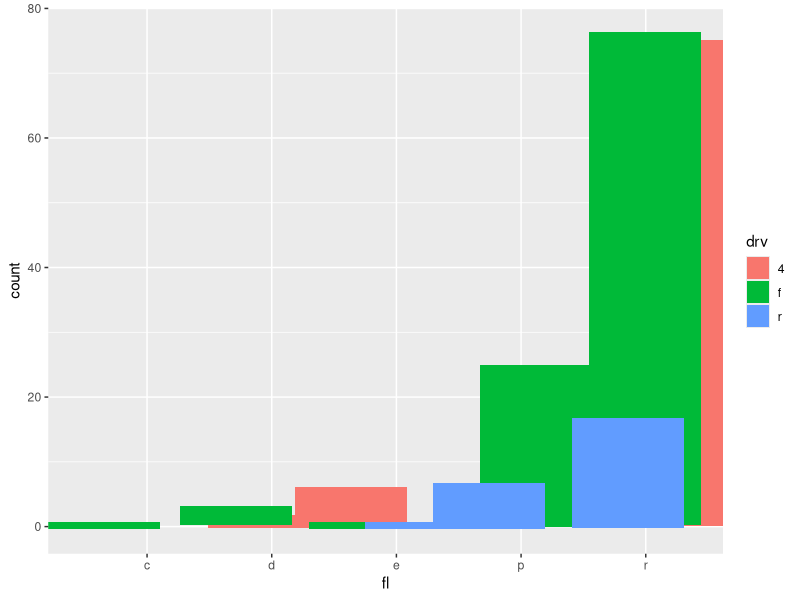
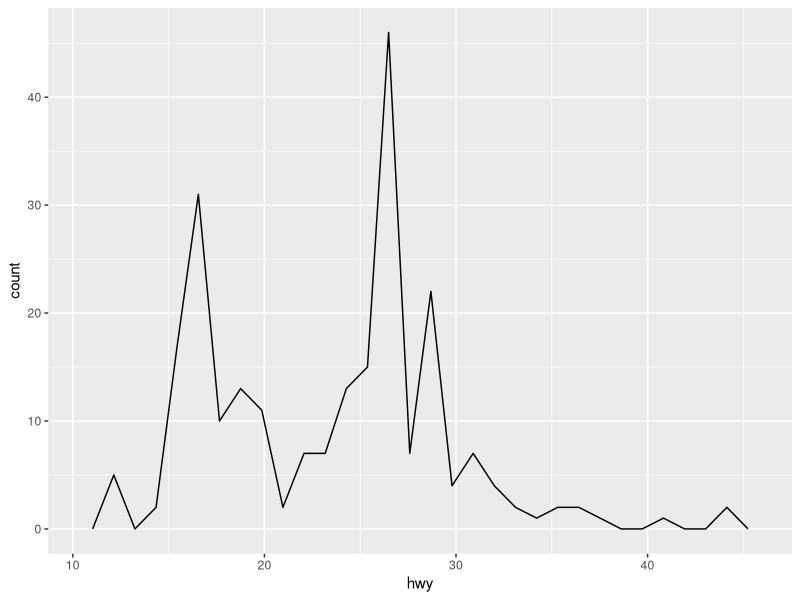
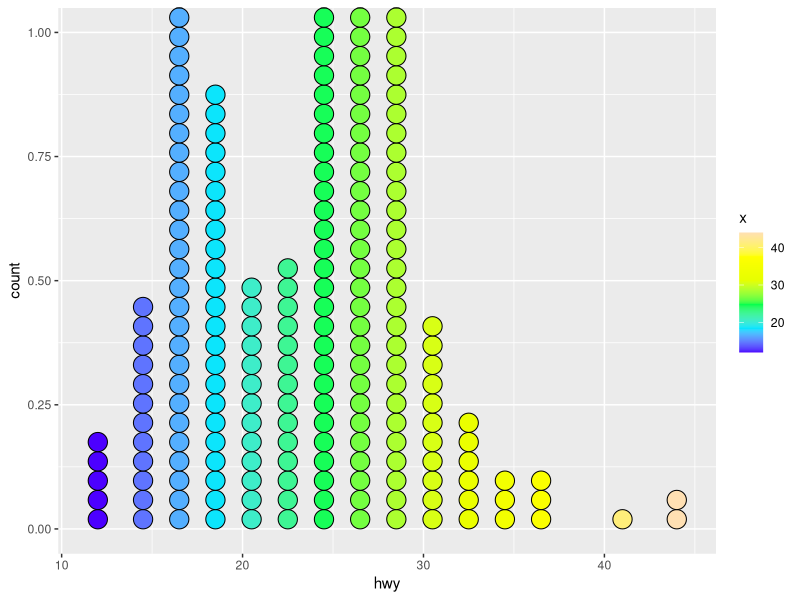
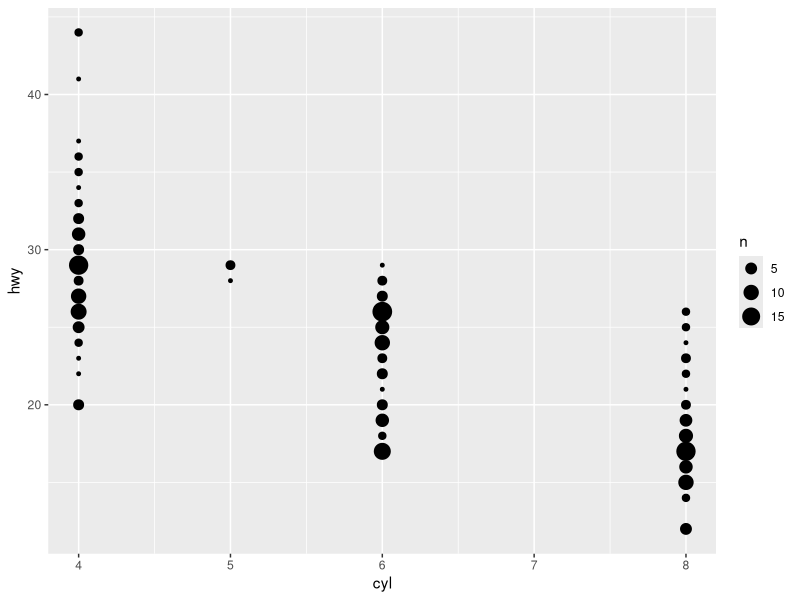

Generate these figures, in order, with R:
## ---- chunk 1
knitr::opts_chunk$set(echo = TRUE, error = TRUE, eval = TRUE)
## ---- chunk 2
if (!require('ggplot2')) install.packages('ggplot2'); library('ggplot2') 
## ---- chunk 3
q2 <- ggplot(mpg, aes(fl, fill = drv)) # creating my variable `q2` # Do not modify this line
## ---- chunk 4
q2 + geom_bar(position = "jitter")
## ---- chunk 5
q3 <- ggplot(mpg, aes(hwy)) # creating my variable `q3` # Do not modify this line
## ---- chunk 6
q3 + geom_freqpoly()
## ---- chunk 7
q4 <- q3 + geom_dotplot(aes(fill = ..x..)) # Creating my variable `q4` # Do not modify this line
## ---- chunk 8
q4 + scale_fill_gradientn(colors = topo.colors(6))
## ---- chunk 9
q5 <- ggplot(mpg, aes(cyl, hwy)) # Creating my variable `q5` # Do not modify this line
## ---- chunk 10
q5 + geom_count()
